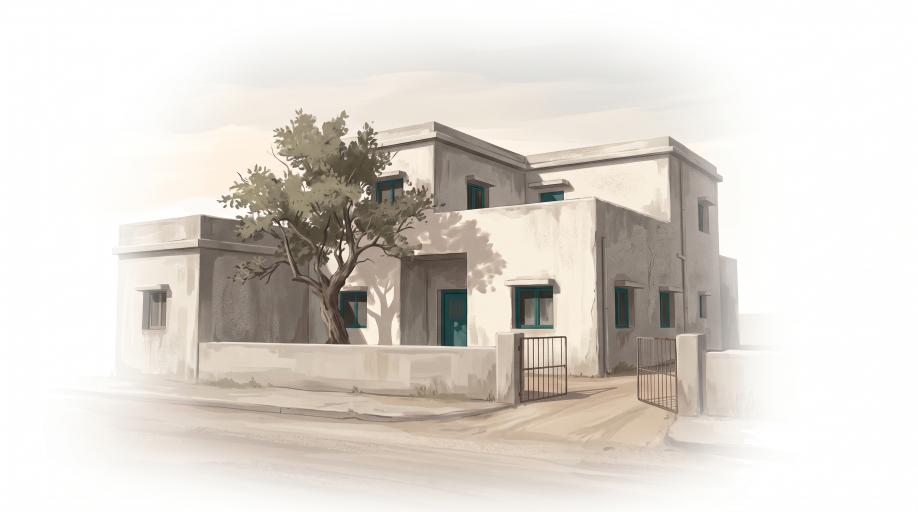
#> input picture site/assets/media/a01.jpeg, 2752 x 1536 px (shown at 1/3 size); its folder holds 4 pictures in this run
$ python sample_palette.py
#> lines starting #> are read from the running program, lines starting #| are printed output that depends on the picture
#!/usr/bin/env python3
"""Sample the dominant colours from the delivered artwork."""
from PIL import Image
import glob, collections

paths = sorted(glob.glob("site/assets/media/a*.jpeg"))
counter = collections.Counter()

for p in paths:
    im = Image.open(p).convert("RGB")
#> im is the input picture: PIL image 2752x1536 RGB; mean R, G, B 221.5, 216, 209.1
    im.thumbnail((120, 120))
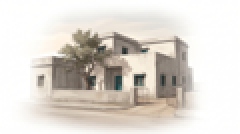
#> im: PIL image 120x67 RGB (shown 2 times larger); mean R, G, B 221.4, 216, 209.1
    for px in im.getdata():
        # ignore near-white and near-black so we find real hues
        if sum(px) > 720 or sum(px) < 90:
            continue
        counter[tuple(v // 24 * 24 for v in px)] += 1
#> this loop made 8040 passes
#> px on passes 1 to 3: (254, 254, 254), (254, 255, 254), (254, 254, 254)
#> after the loop, counter = 46 items
#> pass 2 of the loop `for p in paths:`:
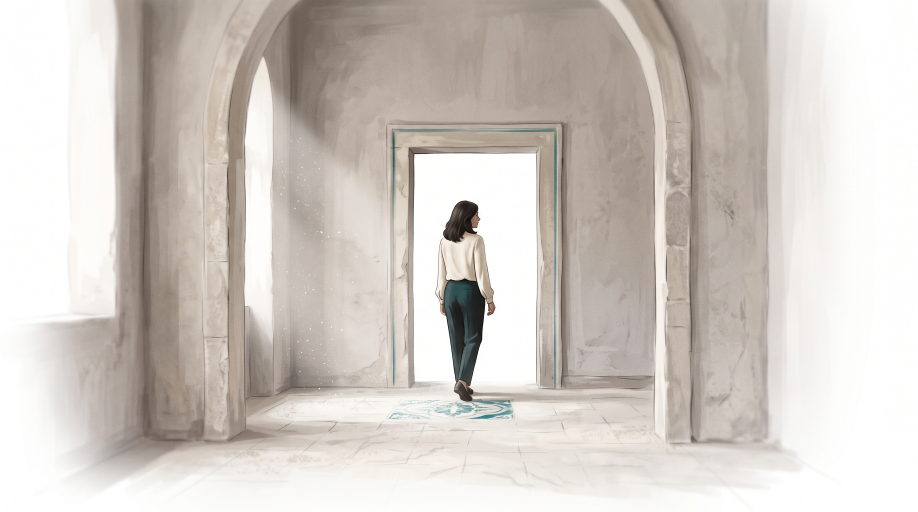
#> input picture site/assets/media/a02.jpeg, 2752 x 1536 px (shown at 1/3 size)
#> im is the input picture: PIL image 2752x1536 RGB; mean R, G, B 208.9, 202.3, 196.2
#> `im.thumbnail((120, 120))`:
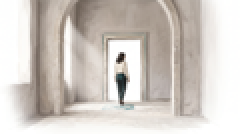
#> im: PIL image 120x67 RGB (shown 2 times larger); mean R, G, B 208.9, 202.3, 196.1
#> the loop `for px in im.getdata():` made 8040 passes
#> after the loop `for px in im.getdata():`: counter = 51 items
#> pass 3 of the loop `for p in paths:`:
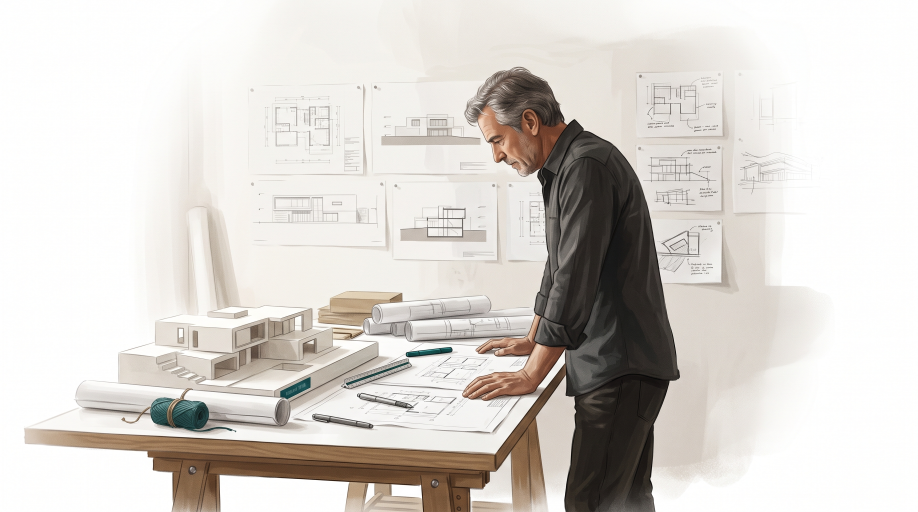
#> input picture site/assets/media/a03.jpeg, 2752 x 1536 px (shown at 1/3 size)
#> im is the input picture: PIL image 2752x1536 RGB; mean R, G, B 215.8, 211.5, 206.5
#> `im.thumbnail((120, 120))`:
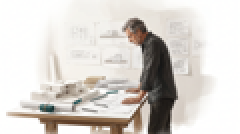
#> im: PIL image 120x67 RGB (shown 2 times larger); mean R, G, B 215.8, 211.4, 206.4
#> the loop `for px in im.getdata():` made 8040 passes
#> px on passes 1 to 3: (255, 255, 254), (254, 255, 254), (254, 255, 254)
#> after the loop `for px in im.getdata():`: counter = 79 items
#> the loop made 4 passes; the first 3 are shown

print(f"sampled {len(paths)} panels\n")
print("dominant colours:")
for (r, g, b), n in counter.most_common(14):
    print(f"  #{r:02X}{g:02X}{b:02X}   {n:>8,}")
